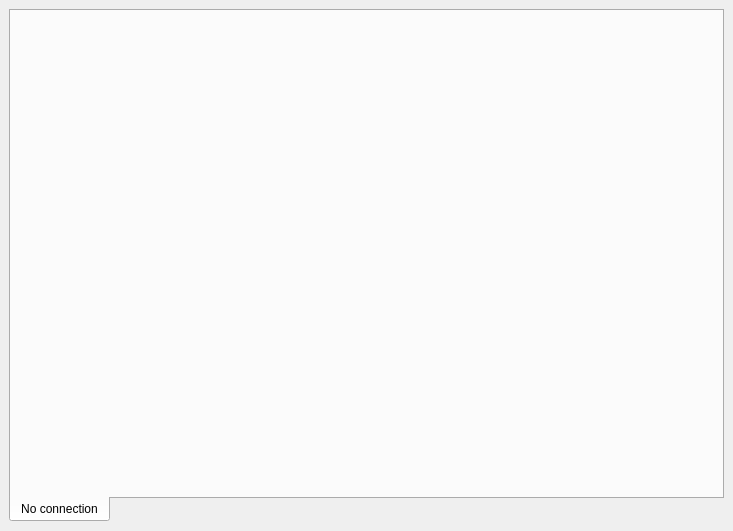
<ui version="4.0" >
 <class>IrcWidget</class>
 <widget class="QWidget" name="IrcWidget" >
  <property name="geometry" >
   <rect>
    <x>0</x>
    <y>0</y>
    <width>733</width>
    <height>531</height>
   </rect>
  </property>
  <property name="windowTitle" >
   <string>Form</string>
  </property>
  <layout class="QVBoxLayout" >
   <property name="margin" >
    <number>9</number>
   </property>
   <property name="spacing" >
    <number>6</number>
   </property>
   <item>
    <widget class="QTabWidget" name="tabWidget" >
     <property name="tabPosition" >
      <enum>QTabWidget::South</enum>
     </property>
     <property name="tabShape" >
      <enum>QTabWidget::Rounded</enum>
     </property>
     <property name="currentIndex" >
      <number>0</number>
     </property>
     <widget class="QWidget" name="tab" >
      <attribute name="title" >
       <string>No connection</string>
      </attribute>
     </widget>
    </widget>
   </item>
  </layout>
 </widget>
 <resources/>
 <connections/>
</ui>
